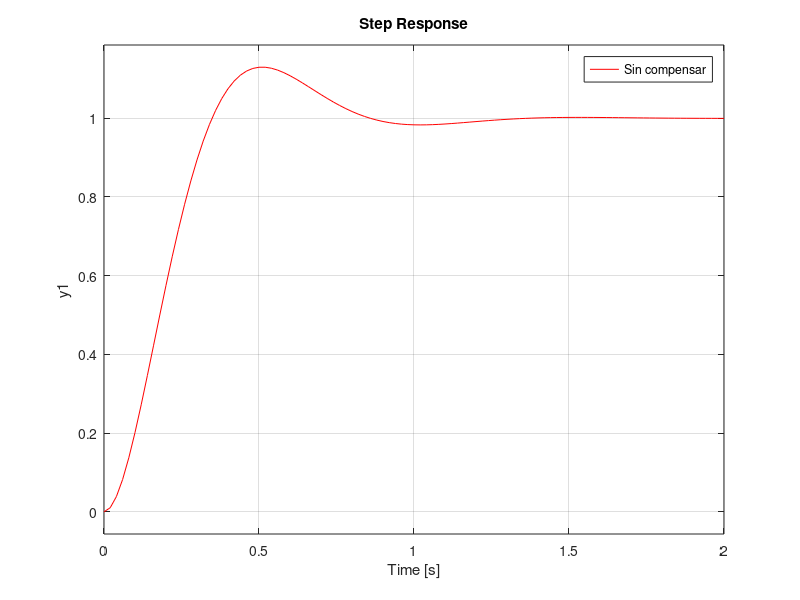
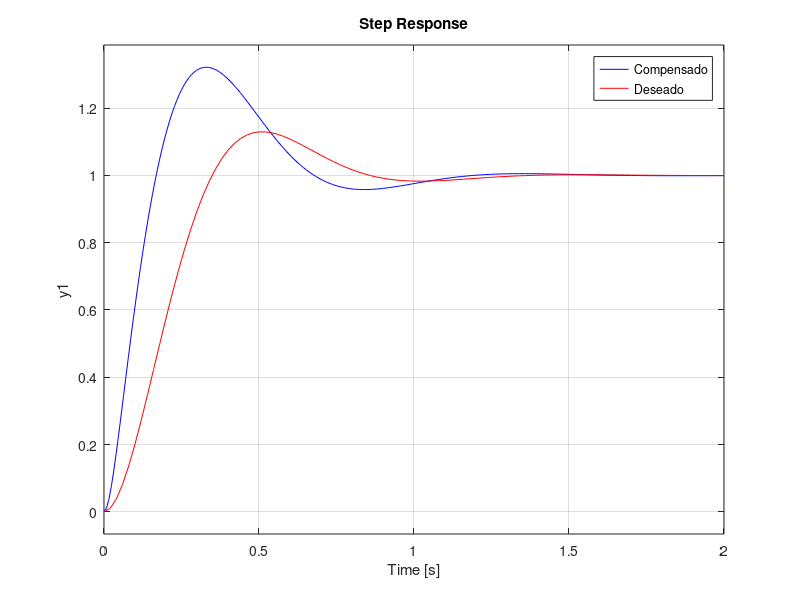
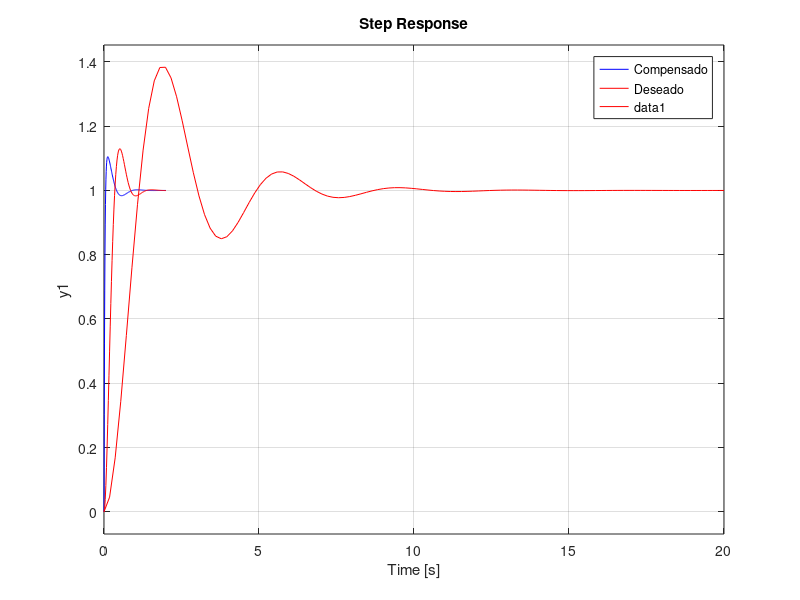
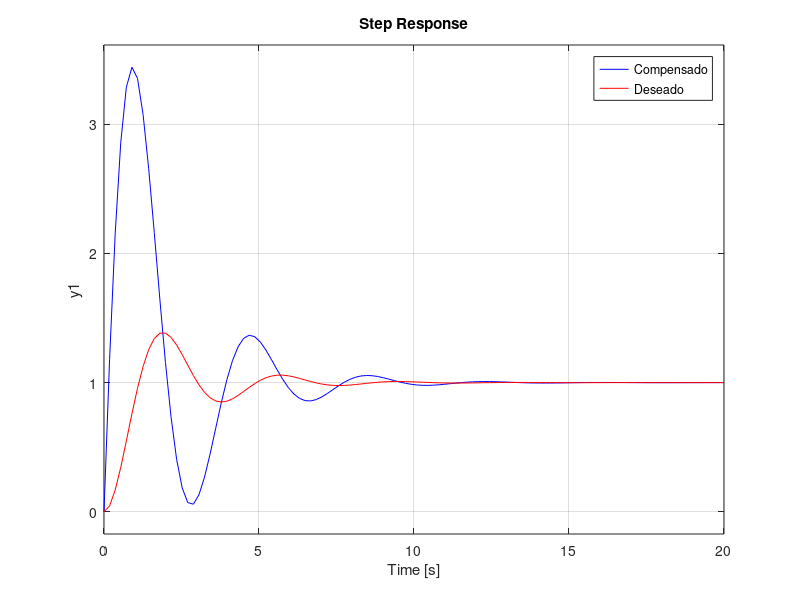

Recreate these plots in MATLAB, in order.
clc
clear
close all

%proceso
%g=tf(1,[1 3 15])
n=5;
g=tf(1,[1 48 n]) %5
step(g,'k')
g_cl = feedback(g,1);

Ts=1;
so=0.13;

e=sqrt((log(so))^2/(pi^2+(log(so))^2));
wn=4/(Ts*e);
g_d=tf(wn^2,[1 2*e*wn wn^2]);
hold on
step(g_cl,'b')
step(g_d,'r')
legend('Sin compensar','sin compensar en CL','Deseado')
[P Z]=pzmap(g_d)


%-----------control PI----------
Kp=53.94+40*8-n;
Ti=Kp/(53.94*40);
g_c=tf([Kp*Ti Kp],[Ti 0]);

g_ol=g_c*g;
g_cl=feedback(g_ol,1);
[p z]=pzmap(g_cl)
figure
step(g_cl,'b');
hold on
step(g_d,'r')
legend('Compensado','Deseado')
%-----------control PI----------

% 
%----------control PID----------
g=tf(1,[1 3 5])
Kp=53.94+40*8-5;
Ti=Kp/(53.94*40);
Td=(48-3)/Kp;
g_c=tf([Kp*Ti*Td Kp*Ti Kp],[Ti 0]);

g_ol=g_c*g;
g_cl=feedback(g_ol,1);
[p z]=pzmap(g_cl)
figure
step(g_cl,'b');
hold on
step(g_d,'r')
legend('Compensado','Deseado')
%----------control PID----------
% 
% %----------control PD----------
g=tf(4,[1 -6 0])

g_d=tf(3,[1 1 3]);
hold on
step(g_d,'r')
%legend('Sin compensar','Deseado')
[P Z]=pzmap(g_d)

Kp=3/4;
Td=7/3;
g_c=tf([Kp*Td Kp],1);

g_ol=g_c*g;
g_cl=feedback(g_ol,1);
[p z]=pzmap(g_cl)
figure
step(g_cl,'b');
hold on
step(g_d,'r')
legend('Compensado','Deseado')
% %----------control PD----------
% 
% 
% %----------control algebraico----------
% g=tf(4,[1 -6 0])
% 
% g_d=tf(3,[1 1 3]);
% hold on
% step(g_d,'r')
% %legend('Sin compensar','Deseado')
% [P Z]=pzmap(g_d)
% 
% den_a=conv([1 1 3],[1 5])
% 
% A=[1 0 -6 0;
%    0 4 0 0;
%    0 0 1 0;
%    -6 0 0 4];
% B=[6 15 1 8]';
% x=inv(A)*B;
% p0=x(1);
% q0=x(2);
% p1=x(3);
% q1=x(4);
% g_c=tf([q1 q0],[p1 p0]);
% 
% g_ol=g_c*g;
% g_cl=feedback(g_ol,1);
% [p z]=pzmap(g_cl)
% figure
% step(g_cl,'b');
% hold on
% step(g_d,'r')
% legend('Compensado','Deseado')
% %----------control algebraico----------
